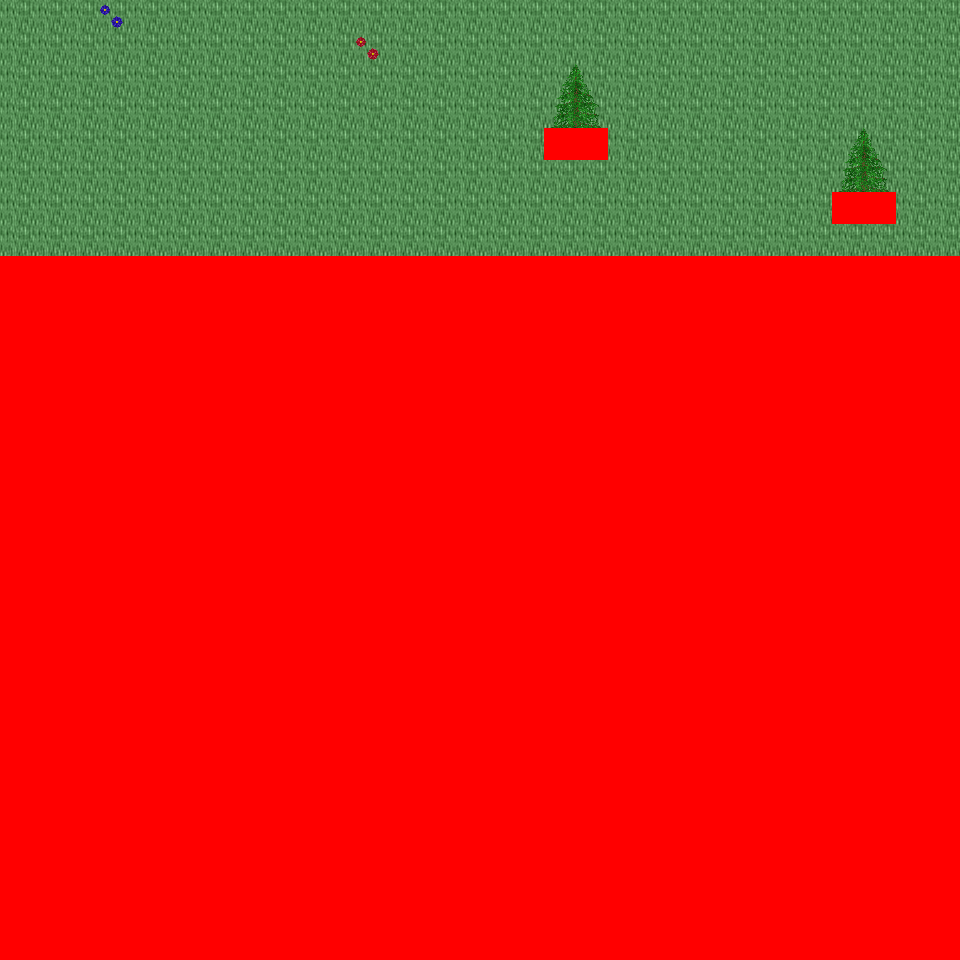

This game map was drawn from its Tiled (.tmx) file and the tilesets committed beside it. A one-line description and the trimmed map source follow:
An orthogonal 30x30 tile map with 32x32 px tiles, 6 tile layers (Ground, Object, Object2, Above, ...), 38 tilesets and 3 objects (3x mapchange).

<map version="1.0" orientation="orthogonal" renderorder="right-down" width="30" height="30" tilewidth="32" tileheight="32" nextobjectid="4">
  <tileset firstgid="1" name="tileset_logic_collision" tilewidth="32" tileheight="32" tilecount="1" columns="1">
    <image source="../drawable/tileset_logic_collision.png" width="32" height="32" />
  </tileset>
  <tileset firstgid="2" name="tileset_building_decoration_orbpedestal" tilewidth="32" tileheight="32" tilecount="2" columns="1">
    <image source="../drawable/tileset_building_decoration_orbpedestal.png" width="32" height="64" />
  </tileset>
  <tileset firstgid="4" name="tileset_building_decoration_block" tilewidth="32" tileheight="32" tilecount="2" columns="2">
    <image source="../drawable/tileset_building_decoration_block.png" width="64" height="32" />
  </tileset>
  <tileset firstgid="6" name="tileset_building_decoration_chimney" tilewidth="32" tileheight="32" tilecount="2" columns="1">
    <image source="../drawable/tileset_building_decoration_chimney.png" width="32" height="64" />
  </tileset>
  <tileset firstgid="8" name="tileset_building_fence_fence_chunky" tilewidth="32" tileheight="32" tilecount="21" columns="3">
    <image source="../drawable/tileset_building_fence_fence_chunky.png" width="96" height="224" />
  </tileset>
  <tileset firstgid="29" name="tileset_ground_cobbled_paving" tilewidth="32" tileheight="32" tilecount="1" columns="1">
    <image source="../drawable/tileset_ground_cobbled_paving.png" width="32" height="32" />
  </tileset>
  <tileset firstgid="30" name="tileset_ground_gravel" tilewidth="32" tileheight="32" tilecount="1" columns="1">
    <image source="../drawable/tileset_ground_gravel.png" width="32" height="32" />
  </tileset>
  <tileset firstgid="31" name="tileset_ground_stone_floors" tilewidth="32" tileheight="32" tilecount="6" columns="3">
    <image source="../drawable/tileset_ground_stone_floors.png" width="96" height="64" />
  </tileset>
  <tileset firstgid="37" name="tileset_ground_ground" tilewidth="32" tileheight="32" tilecount="33" columns="3">
    <image source="../drawable/tileset_ground_ground.png" width="96" height="352" />
  </tileset>
  <tileset firstgid="70" name="tileset_plant_bush_hedge" tilewidth="32" tileheight="32" tilecount="35" columns="5">
    <image source="../drawable/tileset_plant_bush_hedge.png" width="160" height="224" />
  </tileset>
  <tileset firstgid="105" name="tileset_plant_bush_various_small" tilewidth="32" tileheight="32" tilecount="9" columns="3">
    <image source="../drawable/tileset_plant_bush_various_small.png" width="96" height="96" />
  </tileset>
  <tileset firstgid="114" name="tileset_plant_flower_daisy_blue" tilewidth="32" tileheight="32" tilecount="8" columns="2">
    <image source="../drawable/tileset_plant_flower_daisy_blue.png" width="64" height="128" />
  </tileset>
  <tileset firstgid="122" name="tileset_plant_flower_daisy_red" tilewidth="32" tileheight="32" tilecount="8" columns="2">
    <image source="../drawable/tileset_plant_flower_daisy_red.png" width="64" height="128" />
  </tileset>
  <tileset firstgid="130" name="tileset_plant_flower_daisy_white" tilewidth="32" tileheight="32" tilecount="8" columns="2">
    <image source="../drawable/tileset_plant_flower_daisy_white.png" width="64" height="128" />
  </tileset>
  <tileset firstgid="138" name="tileset_plant_flower_daisy_yellow" tilewidth="32" tileheight="32" tilecount="8" columns="2">
    <image source="../drawable/tileset_plant_flower_daisy_yellow.png" width="64" height="128" />
  </tileset>
  <tileset firstgid="146" name="tileset_plant_vine_plait" tilewidth="32" tileheight="32" tilecount="9" columns="3">
    <image source="../drawable/tileset_plant_vine_plait.png" width="96" height="96" />
  </tileset>
  <tileset firstgid="155" name="tileset_furniture_light_iron_lamp" tilewidth="32" tileheight="32" tilecount="3" columns="1">
    <image source="../drawable/tileset_furniture_light_iron_lamp.png" width="32" height="96" />
  </tileset>
  <tileset firstgid="158" name="tileset_furniture_light_flames" tilewidth="32" tileheight="32" tilecount="6" columns="6">
    <image source="../drawable/tileset_furniture_light_flames.png" width="192" height="32" />
  </tileset>
  <tileset firstgid="164" name="tileset_ground_grass_corners" tilewidth="32" tileheight="32" tilecount="24" columns="6">
    <image source="../drawable/tileset_ground_grass_corners.png" width="192" height="128" />
  </tileset>
  <tileset firstgid="188" name="tileset_ground_grass_edges" tilewidth="32" tileheight="32" tilecount="36" columns="12">
    <image source="../drawable/tileset_ground_grass_edges.png" width="384" height="96" />
  </tileset>
  <tileset firstgid="224" name="tileset_plant_tree_tree_golden_large" tilewidth="32" tileheight="32" tilecount="24" columns="4">
    <image source="../drawable/tileset_plant_tree_tree_golden_large.png" width="128" height="192" />
  </tileset>
  <tileset firstgid="248" name="tileset_ground_water_dungeon_water" tilewidth="32" tileheight="32" tilecount="30" columns="3">
    <image source="../drawable/tileset_ground_water_dungeon_water.png" width="96" height="320" />
  </tileset>
  <tileset firstgid="278" name="tileset_plant_indoor_pot_plant_1" tilewidth="32" tileheight="32" tilecount="12" columns="6">
    <image source="../drawable/tileset_plant_indoor_pot_plant_1.png" width="192" height="64" />
  </tileset>
  <tileset firstgid="290" name="tileset_item_statue_metal_and_stone" tilewidth="32" tileheight="32" tilecount="6" columns="3">
    <image source="../drawable/tileset_item_statue_metal_and_stone.png" width="96" height="64" />
  </tileset>
  <tileset firstgid="296" name="tileset_item_statue_grey_stone" tilewidth="32" tileheight="32" tilecount="4" columns="2">
    <image source="../drawable/tileset_item_statue_grey_stone.png" width="64" height="64" />
  </tileset>
  <tileset firstgid="300" name="tileset_building_castle" tilewidth="32" tileheight="32" tilecount="320" columns="20">
    <image source="../drawable/tileset_building_castle.png" width="640" height="512" />
  </tileset>
  <tileset firstgid="620" name="tileset_building_church" tilewidth="32" tileheight="32" tilecount="56" columns="8">
    <image source="../drawable/tileset_building_church.png" width="256" height="224" />
  </tileset>
  <tileset firstgid="676" name="tileset_item_pot_pot_golden" tilewidth="32" tileheight="32" tilecount="4" columns="4">
    <image source="../drawable/tileset_item_pot_pot_golden.png" width="128" height="32" />
  </tileset>
  <tileset firstgid="680" name="tileset_furniture_table_bench" tilewidth="32" tileheight="32" tilecount="3" columns="3">
    <image source="../drawable/tileset_furniture_table_bench.png" width="96" height="32" />
  </tileset>
  <tileset firstgid="683" name="tileset_item_statue_green_stone" tilewidth="32" tileheight="32" tilecount="12" columns="4">
    <image source="../drawable/tileset_item_statue_green_stone.png" width="128" height="96" />
  </tileset>
  <tileset firstgid="695" name="tileset_item_statue_green_stone_2" tilewidth="32" tileheight="32" tilecount="6" columns="2">
    <image source="../drawable/tileset_item_statue_green_stone_2.png" width="64" height="96" />
  </tileset>
  <tileset firstgid="701" name="tileset_plant_bush_hosta" tilewidth="32" tileheight="32" tilecount="9" columns="3">
    <image source="../drawable/tileset_plant_bush_hosta.png" width="96" height="96" />
  </tileset>
  <tileset firstgid="710" name="tileset_plant_tree_tree_green" tilewidth="32" tileheight="32" tilecount="88" columns="8">
    <image source="../drawable/tileset_plant_tree_tree_green.png" width="256" height="352" />
  </tileset>
  <tileset firstgid="798" name="tileset_item_banners_flag" tilewidth="32" tileheight="32" tilecount="12" columns="3">
    <image source="../drawable/tileset_item_banners_flag.png" width="96" height="128" />
  </tileset>
  <tileset firstgid="810" name="tileset_furniture_table_long_front_on" tilewidth="32" tileheight="32" tilecount="3" columns="1">
    <image source="../drawable/tileset_furniture_table_long_front_on.png" width="32" height="96" />
  </tileset>
  <tileset firstgid="813" name="tileset_item_flagpole" tilewidth="32" tileheight="32" tilecount="3" columns="1">
    <image source="../drawable/tileset_item_flagpole.png" width="32" height="96" />
  </tileset>
  <tileset firstgid="816" name="tileset_plant_tree_spruce" tilewidth="32" tileheight="32" tilecount="6" columns="2">
    <image source="../drawable/tileset_plant_tree_spruce.png" width="64" height="96" />
  </tileset>
  <tileset firstgid="822" name="tileset_plant_stump_stump_brown" tilewidth="32" tileheight="32" tilecount="4" columns="2">
    <image source="../drawable/tileset_plant_stump_stump_brown.png" width="64" height="64" />
  </tileset>
  <layer name="Ground" width="30" height="30">
    <data>[900 cells, 240 non-empty, 1 distinct tile ids]</data>
  </layer>
  <layer name="Object" width="30" height="30">
    <data>[900 cells, 6 non-empty, 4 distinct tile ids]</data>
  </layer>
  <layer name="Object2" width="30" height="30">
    <data>[900 cells, 0 non-empty, 0 distinct tile ids]</data>
  </layer>
  <layer name="Above" width="30" height="30">
    <data>[900 cells, 8 non-empty, 4 distinct tile ids]</data>
  </layer>
  <layer name="Above2" width="30" height="30">
    <data>[900 cells, 0 non-empty, 0 distinct tile ids]</data>
  </layer>
  <layer name="Walkable" width="30" height="30">
    <data>[900 cells, 664 non-empty, 1 distinct tile ids]</data>
  </layer>
  <objectgroup name="MapEvents">
    <object id="1" name="north" type="mapchange" x="0" y="0" width="960" height="32">
      <properties>
        <property name="map" value="0_ados_mountain_n2_w2_x2_y4" />
        <property name="place" value="south" />
      </properties>
    </object>
    <object id="2" name="west" type="mapchange" x="0" y="0" width="32" height="256">
      <properties>
        <property name="map" value="0_fado_forest_s_x2_y4" />
        <property name="place" value="east" />
      </properties>
    </object>
    <object id="3" name="east" type="mapchange" x="928" y="0" width="32" height="256">
      <properties>
        <property name="map" value="0_fado_forest_s_x4_y4" />
        <property name="place" value="west" />
      </properties>
    </object>
  </objectgroup>
</map>
